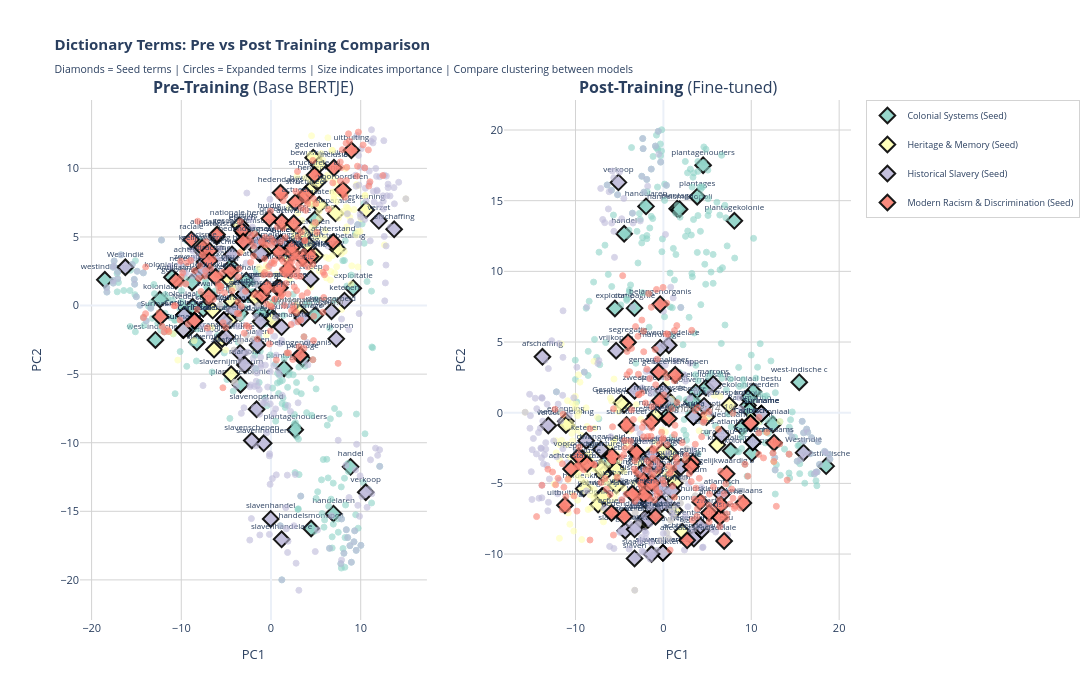

This figure's notebook cell:
### Code cell
# ============================================================
# CELL 9.7: 2D DICTIONARY TERMS VISUALIZATION
# ============================================================

if VIZ_AVAILABLE and 'dict_viz_data' in globals():
    print(f"\n{'='*70}")
    print("2D DICTIONARY VISUALIZATION")
    print(f"{'='*70}")

    df_dict_plot = dict_viz_data['df']

    # Color mapping for topics (same as chunks)
    topic_colors = {topic: color_palette[i % len(color_palette)]
                    for i, topic in enumerate(topics_viz)}

    # Additional colors for unknown/multi-topic
    topic_colors['Unknown'] = 'gray'
    topic_colors['Multi-topic'] = 'purple'

    # --------------------------------------------------------
    # Create Comparison Figure (Pre vs Post Training)
    # --------------------------------------------------------

    has_both = 'base' in dict_viz_data and 'trained' in dict_viz_data
    has_base_only = 'base' in dict_viz_data and 'trained' not in dict_viz_data
    has_trained_only = 'trained' in dict_viz_data and 'base' not in dict_viz_data

    if has_both:
        print(f"\n  Creating side-by-side comparison (pre vs post training)...")

        # Create subplots
        from plotly.subplots import make_subplots

        fig = make_subplots(
            rows=1, cols=2,
            subplot_titles=['<b>Pre-Training</b> (Base BERTJE)', '<b>Post-Training</b> (Fine-tuned)'],
            horizontal_spacing=0.10
        )

        models = [('base', 1), ('trained', 2)]

    else:
        print(f"\n  Creating single visualization...")
        fig = go.Figure()
        if has_base_only:
            models = [('base', None)]
            title_suffix = " (Pre-Training - Base BERTJE)"
        else:
            models = [('trained', None)]
            title_suffix = " (Post-Training - Fine-tuned)"

    # --------------------------------------------------------
    # Plot Dictionary Terms for Each Model
    # --------------------------------------------------------

    for model_type, col in models:
        data = dict_viz_data[model_type]
        coords_2d = data['pca_2d']
        var_exp = data['variance_2d']

        print(f"\n  Plotting {model_type} model...")

        # Add coordinates to dataframe
        df_plot = df_dict_plot.copy()
        df_plot['pca_x'] = coords_2d[:, 0]
        df_plot['pca_y'] = coords_2d[:, 1]

        # Group by topic
        for topic in df_plot['topic_assigned'].unique():
            topic_df = df_plot[df_plot['topic_assigned'] == topic]

            if len(topic_df) == 0:
                continue

            # Separate seed and expanded terms
            if 'term_type' in topic_df.columns:
                seed_df = topic_df[topic_df['term_type'] == 'Seed']
                expanded_df = topic_df[topic_df['term_type'] == 'Expanded']
            else:
                seed_df = topic_df
                expanded_df = pd.DataFrame()

            # Build hover texts
            def build_hover(row):
                parts = [
                    f"<b>Term:</b> {row['term_text']}",
                    f"<b>Topic:</b> {row['topic_assigned']}",
                    f"<b>Type:</b> {row.get('term_type', 'Unknown')}",
                ]
                if 'weight' in row and pd.notna(row['weight']):
                    parts.append(f"<b>Weight:</b> {row['weight']:.2f}")
                if 'parent_seed' in row and pd.notna(row['parent_seed']):
                    parts.append(f"<b>Parent:</b> {row['parent_seed']}")
                return "<br>".join(parts)

            # Plot seed terms (larger, solid)
            if len(seed_df) > 0:
                hover_texts = [build_hover(row) for _, row in seed_df.iterrows()]

                trace = go.Scatter(
                    x=seed_df['pca_x'],
                    y=seed_df['pca_y'],
                    mode='markers+text',
                    name=f'{topic} (Seed)',
                    text=seed_df['term_text'].str[:15],  # Abbreviated labels
                    textposition='top center',
                    textfont=dict(size=8),
                    marker=dict(
                        size=12,
                        color=topic_colors.get(topic, 'gray'),
                        opacity=0.9,
                        symbol='diamond',
                        line=dict(width=2, color='black')
                    ),
                    hovertemplate='%{hovertext}<extra></extra>',
                    hovertext=hover_texts,
                    legendgroup=topic,
                    showlegend=(col == 1 or col is None),  # Show legend only once
                )

                if col is not None:
                    fig.add_trace(trace, row=1, col=col)
                else:
                    fig.add_trace(trace)

            # Plot expanded terms (smaller, hollow)
            if len(expanded_df) > 0:
                hover_texts = [build_hover(row) for _, row in expanded_df.iterrows()]

                trace = go.Scatter(
                    x=expanded_df['pca_x'],
                    y=expanded_df['pca_y'],
                    mode='markers',
                    name=f'{topic} (Expanded)',
                    marker=dict(
                        size=6,
                        color=topic_colors.get(topic, 'gray'),
                        opacity=0.6,
                        line=dict(width=1, color=topic_colors.get(topic, 'gray'))
                    ),
                    hovertemplate='%{hovertext}<extra></extra>',
                    hovertext=hover_texts,
                    legendgroup=topic,
                    showlegend=False,  # Don't clutter legend
                )

                if col is not None:
                    fig.add_trace(trace, row=1, col=col)
                else:
                    fig.add_trace(trace)

        print(f"    ✓ Plotted {len(df_plot)} terms")

        # Add variance annotation
        if col is not None:
            fig.add_annotation(
                text=f"<i>Variance: {var_exp.sum():.1%}</i>",
                xref=f'x{col}',
                yref=f'y{col}',
                x=0.02,
                y=0.98,
                xanchor='left',
                yanchor='top',
                showarrow=False,
                font=dict(size=10, color='gray'),
                row=1,
                col=col
            )

    # --------------------------------------------------------
    # Update Layout
    # --------------------------------------------------------

    if has_both:
        title_text = (
            '<b>Dictionary Terms: Pre vs Post Training Comparison</b><br>'
            '<sub>Diamonds = Seed terms | Circles = Expanded terms | '
            'Size indicates importance | Compare clustering between models</sub>'
        )
        height = 700
        width = 1600
    else:
        title_text = (
            f'<b>Dictionary Terms in Semantic Space{title_suffix}</b><br>'
            '<sub>Diamonds = Seed terms | Circles = Expanded terms | '
            'Hover for details</sub>'
        )
        height = 800
        width = 1200

    fig.update_layout(
        title_text=title_text,
        height=height,
        width=width,
        template='plotly_white',
        hovermode='closest',
        font=dict(size=11),
        showlegend=True,
        legend=dict(
            orientation="v",
            yanchor="top",
            y=1,
            xanchor="left",
            x=1.02,
            font=dict(size=9),
            bgcolor='rgba(255,255,255,0.8)',
            bordercolor='lightgray',
            borderwidth=1
        )
    )

    # Update axes
    if has_both:
        for col in [1, 2]:
            fig.update_xaxes(
                title_text='PC1',
                showgrid=True,
                gridcolor='lightgray',
                zeroline=True,
                row=1,
                col=col
            )
            fig.update_yaxes(
                title_text='PC2',
                showgrid=True,
                gridcolor='lightgray',
                zeroline=True,
                row=1,
                col=col
            )
    else:
        fig.update_xaxes(
            title_text='PC1',
            showgrid=True,
            gridcolor='lightgray',
            zeroline=True
        )
        fig.update_yaxes(
            title_text='PC2',
            showgrid=True,
            gridcolor='lightgray',
            zeroline=True
        )

    # --------------------------------------------------------
    # Save Visualization
    # --------------------------------------------------------

    if has_both:
        output_path = visuals_path_viz / 'dictionary_terms_comparison_2d.html'
    elif has_trained_only:
        output_path = visuals_path_viz / 'dictionary_terms_trained_2d.html'
    else:
        output_path = visuals_path_viz / 'dictionary_terms_base_2d.html'

    fig.write_html(str(output_path))

    print(f"\n{'='*70}")
    print(f"2D DICTIONARY VISUALIZATION COMPLETE")
    print(f"{'='*70}")
    print(f"  Saved to: {output_path.relative_to(fs.root)}")
    print(f"  Terms plotted: {len(df_dict_plot)}")
    if has_both:
        print(f"  Comparison: Pre-training vs Post-training")

    # Display
    try:
        fig.show()
    except:
        print(f"  (Interactive display not available)")

    print(f"\n✓ Cell 9.7 Complete!")

else:
    print("⚠ Skipping 2D dictionary visualization - data not available")
